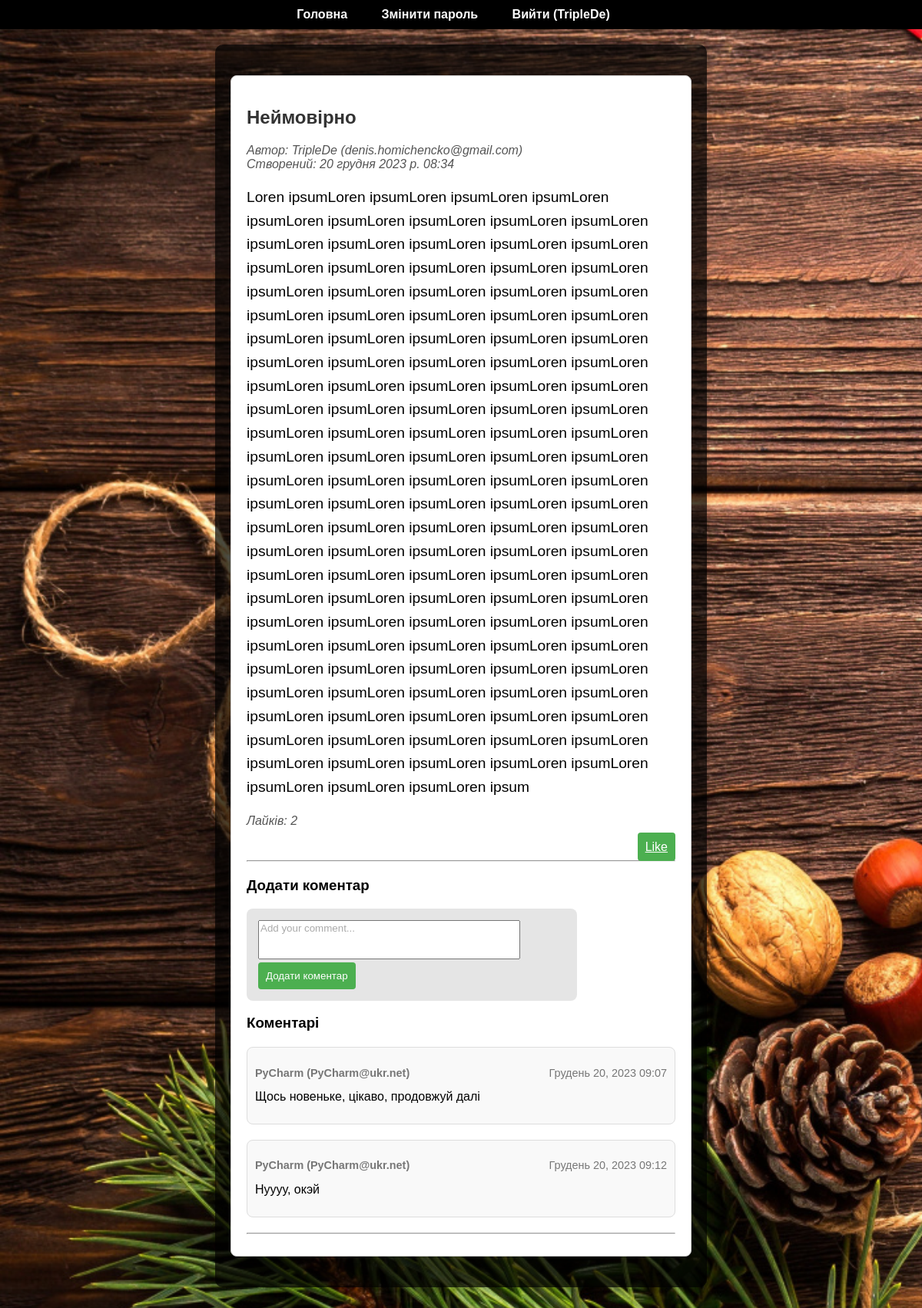
Page /post/8/comment/ (signed in) on the committed database.
### blog/models.py (models this page shows, shortened)
class Post(models.Model):
    title = models.CharField(max_length=200)
    content = models.TextField()
    created_at = models.DateTimeField(auto_now_add=True)
    author = models.ForeignKey(User, on_delete=models.CASCADE)

class Comment(models.Model):
    post = models.ForeignKey(Post, on_delete=models.CASCADE)
    author = models.ForeignKey(User, on_delete=models.CASCADE)
    content = models.TextField()
    created_at = models.DateTimeField(auto_now_add=True)

### blog/views.py (the view)
# urls.py: path('post/<int:post_id>/comment/', add_comment, name='add_comment'),
@login_required(login_url='/login/')
def add_comment(request, post_id):
    post = get_object_or_404(Post, pk=post_id)
    likes_count = post.like_set.filter(is_like=True).count()
    if request.method == 'POST':
        form = CommentForm(request.POST)
        if form.is_valid():
            comment = form.save(commit=False)
            comment.post = post
            comment.author = request.user
            comment.save()
            return redirect('post_detail', pk=post_id)
    else:
        form = CommentForm()
    comments = post.comment_set.all().order_by('-created_at')
    return render(request, 'blog/add_comment.html', {'form': form, 'post': post, 'likes_count': likes_count, 'comments': comments})

### blog/forms.py
class CommentForm(forms.ModelForm):
    class Meta:
        model = Comment
        fields = ['content']
        widgets = {
            'content': forms.Textarea(attrs={'rows': 3, 'placeholder': 'Add your comment...'}),
        }
    def __init__(self, *args, **kwargs):
        super(CommentForm, self).__init__(*args, **kwargs)
        self.fields['content'].label = False

### blog/templates/blog/add_comment.html (shortened to what this page needs)
{% extends 'blog/base.html' %}
{% block content %}
    <div class="post-detail">
        <h2>{{ post.title }}</h2>
        <p class="post-info">
            Автор: {{ post.author.username }} ({{ post.author.email }}) <br>
            Створений: {{ post.created_at }}
        </p>
        <p class="post-content">{{ post.content }}</p>
        <p class="post-info">Лайків: {{ likes_count }}</p>
        <div class="button-container">
            <a href="{% url 'like_post' post.id %}" class="btn btn-primary like-button">Like</a>
        </div>
        <hr>
        <div class="add-comment">
            <h3>Додати коментар</h3>
            <form method="post" action="{% url 'add_comment' post.id %}" class="comment-form">
                {{ form.content }}
                <button type="submit" class="btn btn-primary" onclick="return validateComment()">Додати коментар</button>
            </form>
        </div>
        <h3>Коментарі</h3>
        <div class="comments">
            {% for comment in comments reversed %}
                <div class="comment">
                    <p class="comment-info">
                        <span class="comment-author">{{ comment.author.username }} ({{ comment.author.email }})</span>
                        <span class="comment-date">{{ comment.created_at|date:"F d, Y H:i" }}</span>
                    </p>
                    <p class="comment-text">{{ comment.content }}</p>
                </div>
            {% endfor %}
        </div>
        <hr>
    </div>
{% endblock %}

### blog/templates/blog/base.html (shortened to what this page needs)
{% load static %}
<!DOCTYPE html>
<html lang="en" xmlns="http://www.w3.org/1999/xhtml">
<head>
    <link rel="stylesheet" href="https://cdnjs.cloudflare.com/ajax/libs/font-awesome/6.0.0/css/all.min.css">
</head>
<body>
<nav>
    <ul>
        <li><a href="{% url 'post_list' %}">Головна</a></li>
        {% if user.is_authenticated %}
            <li><a href="{% url 'change_password' %}">Змінити пароль</a></li>
            <li><a href="{% url 'logout' %}">Вийти ({% if user.is_authenticated %}{{ user.username }}{% endif %})</a></li>
        {% else %}
            <li><a href="{% url 'login' %}">Авторизація</a></li>
            <li><a href="{% url 'register' %}">Реєстрація</a></li>
        {% endif %}
    </ul>
</nav>
<div class="content">
    {% block content %}{% endblock %}
</div>
</body>
</html>

### blog/templates/blog/add_comment.html (style rules this page uses)
.post-detail { max-width: 800px; margin: 20px auto; padding: 20px; background-color: #fff; border: 1px solid #ccc; border-radius: 8px; }
.post-content { font-size: 1.2em; line-height: 1.6; }
.comment-form textarea::placeholder { color: #aaa; }
.post-info { font-style: italic; color: #555; }
.comments { margin-top: 20px; }
.comment { margin-bottom: 20px; padding: 10px; border: 1px solid #ddd; border-radius: 8px; background-color: #f9f9f9; }
.comment-info { font-size: 0.9em; color: #777; display: flex; justify-content: space-between; align-items: center; }
.comment-author { font-weight: bold; }
.comment-date { margin-left: 10px; }
.comment-text { margin-top: 10px; }
.add-comment { margin-top: 20px; }
.comment-form { max-width: 400px; margin-top: 10px; }
.button-container { text-align: right; }
.like-button { background-color: #4caf50; color: #fff; padding: 10px; border: none; border-radius: 4px; cursor: pointer; }
.btn-primary { background-color: #4caf50; color: #fff; padding: 10px; border: none; border-radius: 4px; cursor: pointer; }
.comment-form textarea { font-family: 'Arial', sans-serif; resize: none; }

### rows in the picture
Post: title "Неймовірно", author.username "TripleDe", author.email "denis.homichencko@gmail.com", created_at "20 грудня 2023 р. 08:34", content "Loren ipsumLoren ipsumLoren ipsumLoren ipsumLoren ipsumLoren ipsumLoren ipsumLoren ipsumLoren ipsumLoren ipsumLoren ipsumLoren ipsumLoren ipsumLoren ipsumLoren ipsumLoren ipsumLoren ipsumLoren ipsumLoren ipsumLoren ipsumLoren ipsumLoren ipsumLoren ipsumLoren ipsumLoren ipsumLoren ipsumLoren ipsumLoren ipsumLoren ipsumLoren ipsumLoren ipsumLoren ipsumLoren ipsumLoren ipsumLoren ipsumLoren ipsumLoren ipsumLoren ipsumLoren ipsumLoren ipsumLoren ipsumLoren ipsumLoren ipsumLoren ipsumLoren ipsumLoren ipsumLoren ipsumLoren ipsumLoren ipsumLoren ipsumLoren ipsumLoren ipsumLoren ipsumLoren ipsumLoren ipsumLoren ipsumLoren ipsumLoren ipsumLoren ipsumLoren ipsumLoren ipsumLoren ipsumLoren ipsumLoren…"
Comment: author.username "PyCharm", author.email "PyCharm@ukr.net", created_at "Грудень 20, 2023 09:07", content "Щось новеньке, цікаво, продовжуй далі"
Comment: author.username "PyCharm", author.email "PyCharm@ukr.net", created_at "Грудень 20, 2023 09:12", content "Нуууу, окэй"

### other values in the picture
{{ user.username }} "TripleDe"
{{ likes_count }} "2"
